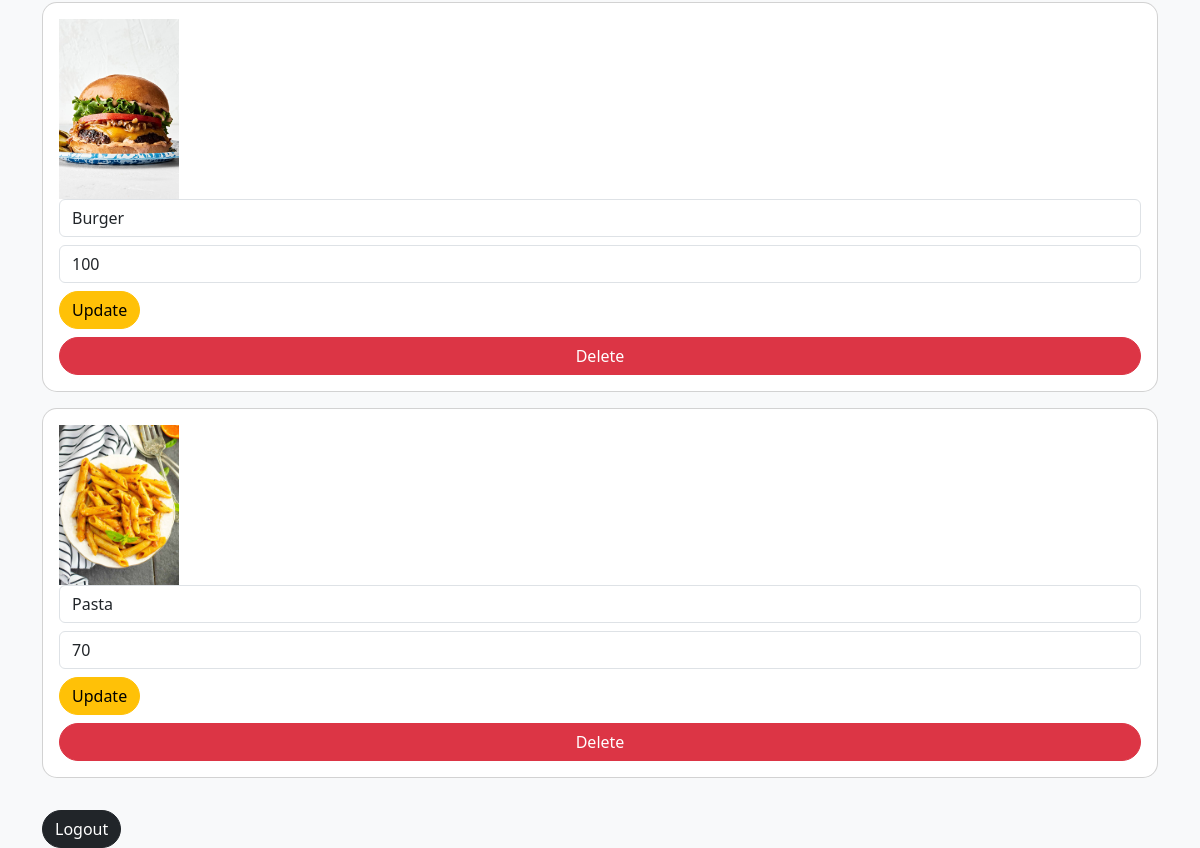
Before: /admin (signed in, lower part) with the older database file.
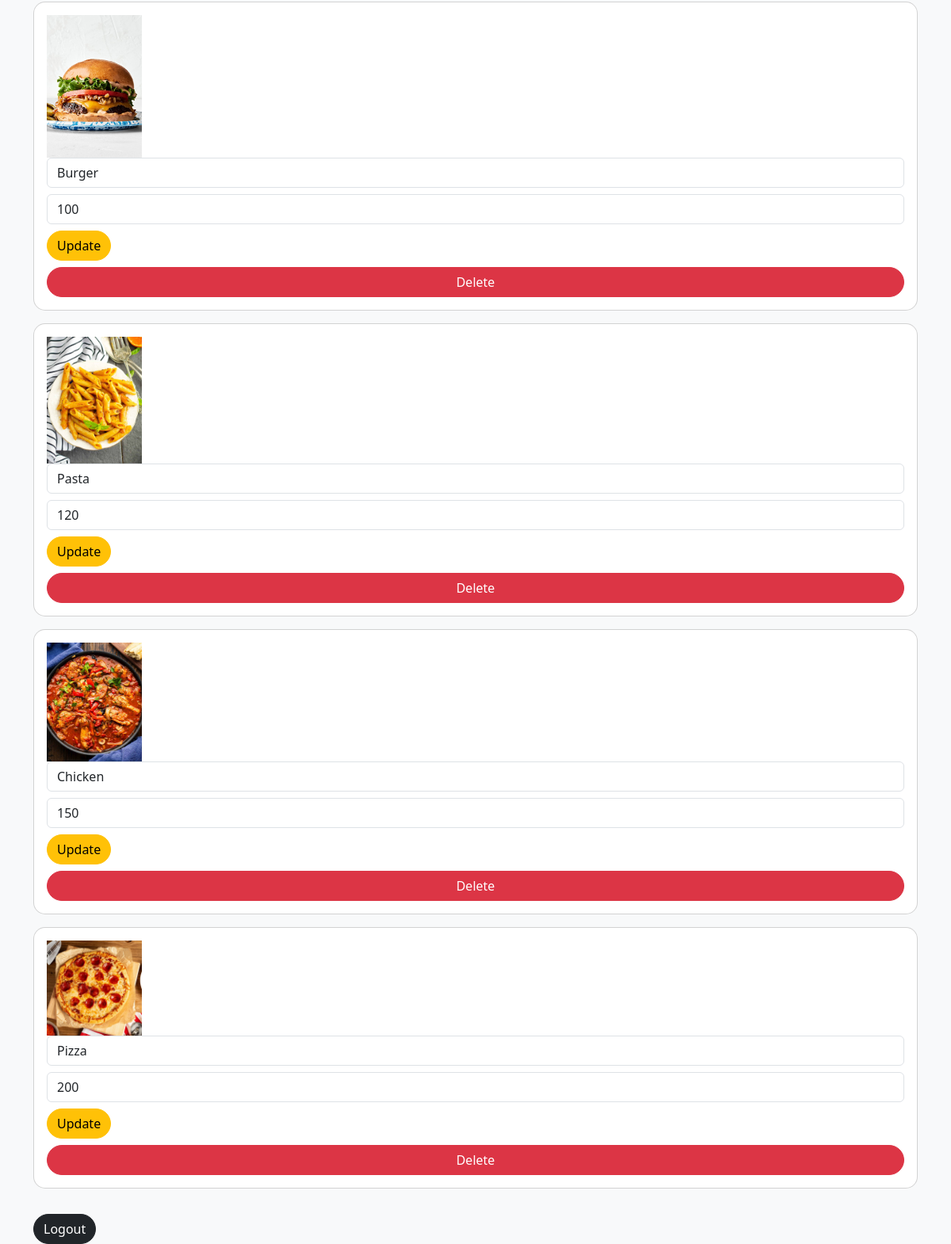
After: the same page with the newer database file.
### tables this page shows
CREATE TABLE menu (
        id INTEGER PRIMARY KEY,
        name TEXT,
        price INTEGER,
        image TEXT
    );

### app.py (the view)
@app.route("/admin")
def admin():
    if not session.get("admin"):
        return redirect("/admin_login")
    conn = get_db()
    c = conn.cursor()
    c.execute("SELECT * FROM orders")
    orders = c.fetchall()
    c.execute("SELECT SUM(total) as total FROM orders")
    revenue = c.fetchone()["total"] or 0
    c.execute("SELECT * FROM menu")
    items = c.fetchall()
    conn.close()
    return render_template("admin.html", orders=orders, revenue=revenue, items=items)

### app.py (called while the page is built)
def get_db():
    conn = sqlite3.connect("database.db")
    conn.row_factory = sqlite3.Row
    return conn

### templates/admin.html (shortened to what this page needs)
{% extends "base.html" %}
{% block content %}
{% for item in items %}
<div class="card p-3 mb-3">
<img src="{{ url_for('static', filename='uploads/' + item['image']) }}" width="120">
<form method="POST" action="/edit_item/{{ item['id'] }}">
<input class="form-control mb-2" name="name" value="{{ item['name'] }}">
<input class="form-control mb-2" name="price" value="{{ item['price'] }}">
<button class="btn btn-warning">Update</button>
</form>
<a href="/delete_item/{{ item['id'] }}" class="btn btn-danger mt-2">Delete</a>
</div>
{% endfor %}
<a href="/admin_logout" class="btn btn-dark mt-3">Logout</a>
{% endblock %}

### templates/base.html (shortened to what this page needs)
<!DOCTYPE html>
<html>
<head>
<link href="https://cdn.jsdelivr.net/npm/bootstrap@5.3.0/dist/css/bootstrap.min.css" rel="stylesheet">
</head>
<body class="light-mode" id="body">
<div class="container mt-4">
{% block content %}{% endblock %}
</div>
</body>
</html>

### templates/base.html (style rules this page uses)
body { transition:0.3s; }
.light-mode { background:#f8f9fa; color:black; }
.card { border-radius:15px; transition:0.3s; }
.btn { border-radius:20px; }

Changed rows visible on the page:
changed menu "Pasta": price "70" → "120"
added menu: image (picture), name "Chicken", price "150"
added menu: image (picture), name "Pizza", price "200"
